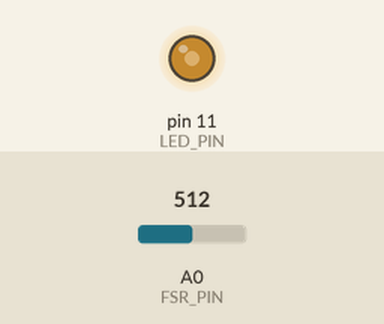
The sketch below on a simulated Arduino Uno, built with avr-gcc and run on an emulated ATmega328P. Parts: output pins drawn as LEDs (lit = HIGH). The test bench sets the inputs (shaded band); at power-on: A0 (FSR_PIN) = 512. What the sketch prints to the serial monitor is not drawn.

Above: at 1.2 s.
1.3 s: A0 (FSR_PIN) set to 716
At 2.5 s:
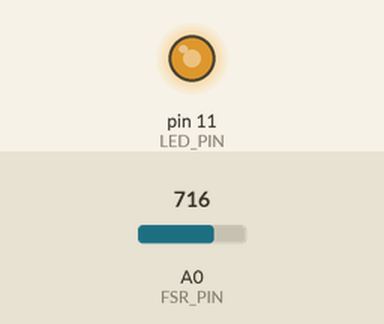
2.8 s: A0 (FSR_PIN) set to 900
At 3.8 s:
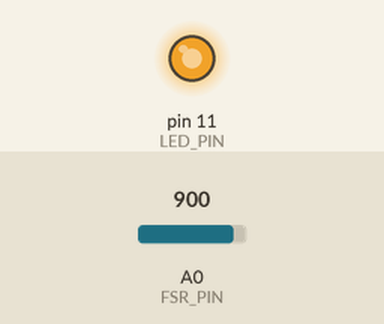
4.3 s: A0 (FSR_PIN) set to 122
At 5.0 s:
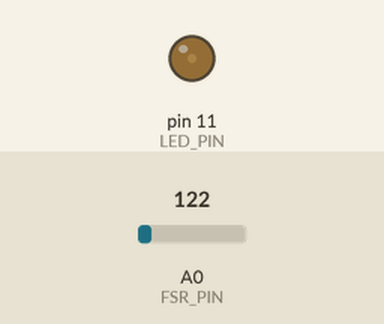
5.8 s: A0 (FSR_PIN) set to 0
At 6.1 s:
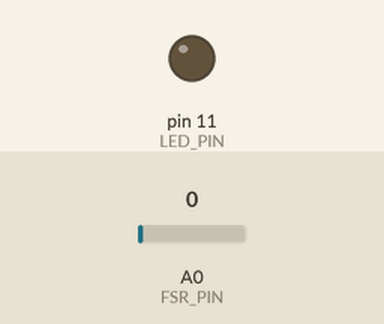
7.3 s: A0 (FSR_PIN) set to 511
At 8.4 s:
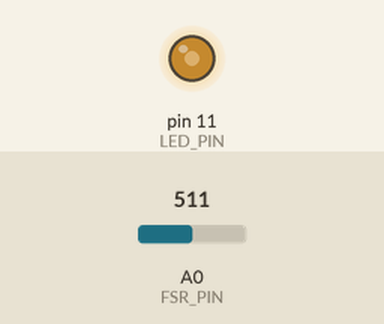
Timing chart, 0 to 9.8 s (numbered marks = the images above; inputs shaded):
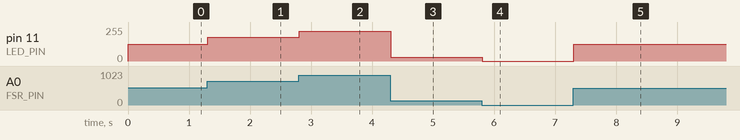

Measured:
- after the input at 1.3 s, pin 11 (LED_PIN): 127/255 → 178/255 at once
- after the input at 2.8 s, pin 11 (LED_PIN): 178/255 → 224/255 at once
- after the input at 4.3 s, pin 11 (LED_PIN): 224/255 → 30/255 at once
- after the input at 5.8 s, pin 11 (LED_PIN): 30/255 → 0/255 at once
- after the input at 7.3 s, pin 11 (LED_PIN): 0/255 → 127/255 at once

The sketch:

ch04_force_sensitive_resistor.ino
```cpp
#define SERIAL_BAUDRATE 19200
#define LED_PIN 11
#define FSR_PIN A0 // 壓力感測器（force sensitive resistor）

void setup() {
  Serial.begin(SERIAL_BAUDRATE);
}
void loop() {
  int r = analogRead(FSR_PIN);
  Serial.println(r);
  // 施加力量越大，LED越亮
  int b = map(r, 0, 1023, 0, 255);
  // 施加力量越弱，LED越亮
  // int b = map(r, 0, 1023, 255, 0);
  analogWrite(LED_PIN, b);
}
```
